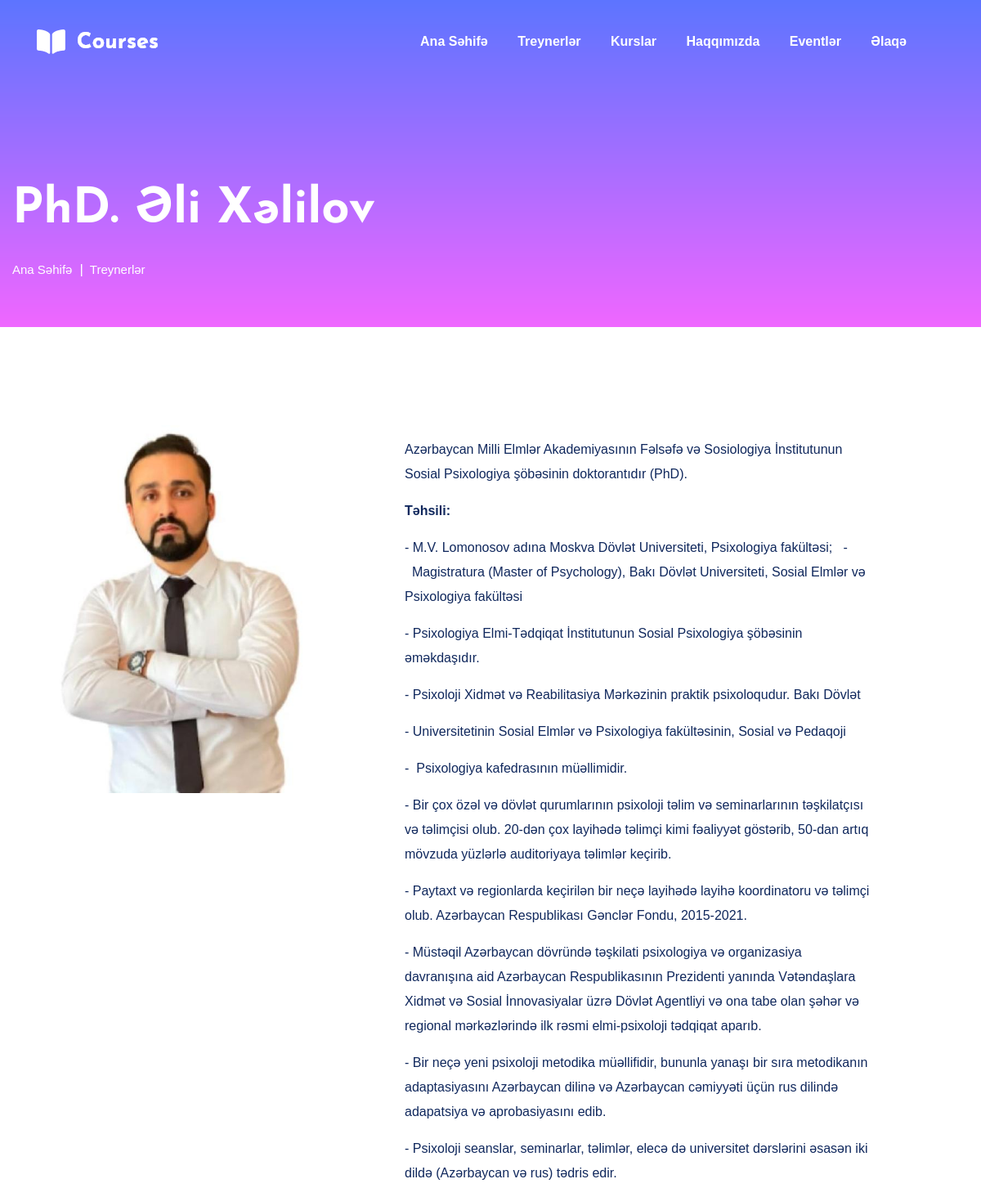
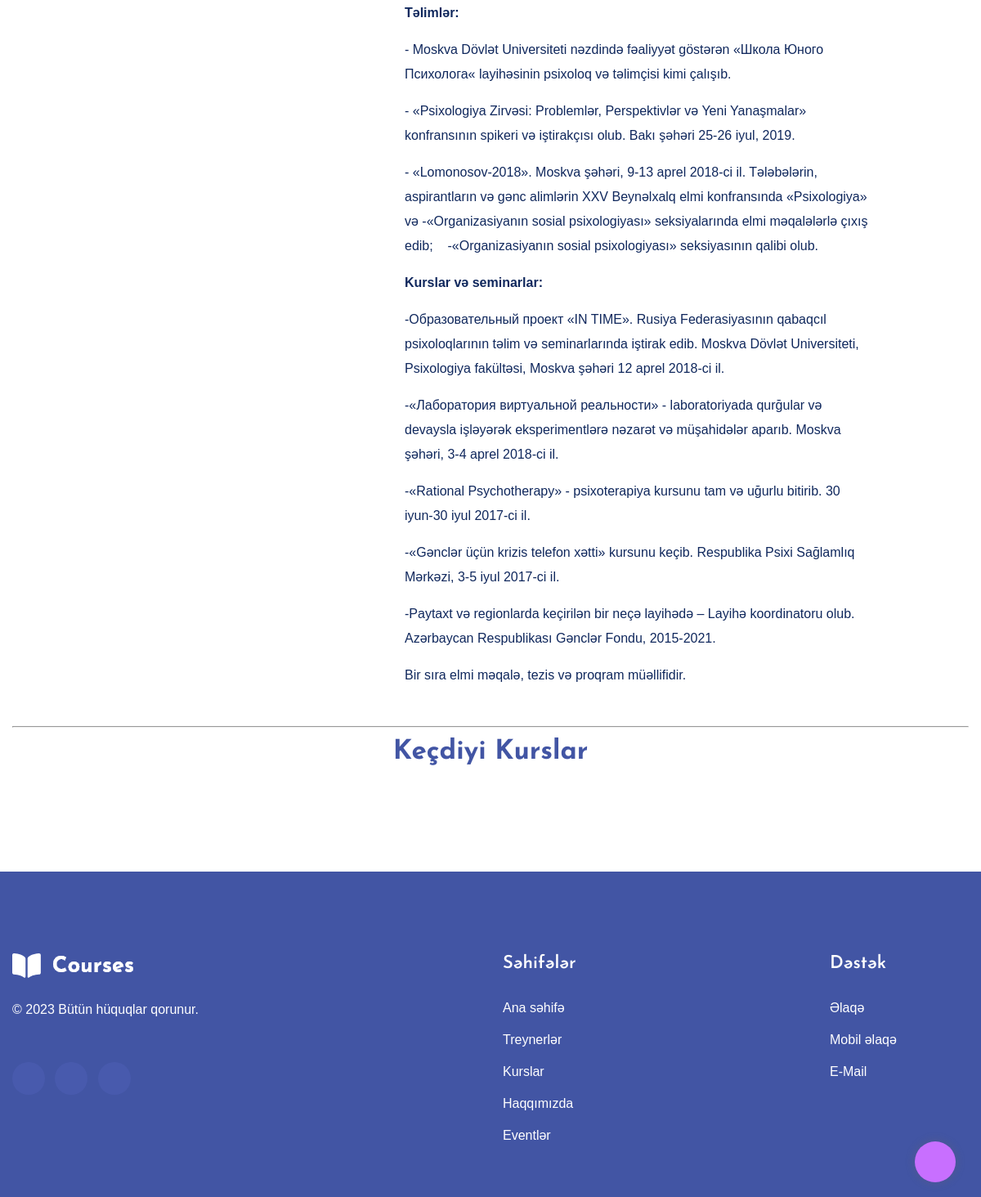
Screenshot of /trainer_single/34 with the database file from the repository (2 pictures, top to bottom).
### tables this page shows
CREATE TABLE `trainers` (
  `trainer_id` int(255) NOT NULL,
  `trainer_name` varchar(50) NOT NULL,
  `trainer_about` longtext NOT NULL,
  `trainer_status` varchar(50) NOT NULL,
  `trainer_img` varchar(255) NOT NULL,
  `trainer_img_ext` varchar(11) NOT NULL,
  `trainer_creator_id` varchar(11) NOT NULL
);

### application/controllers/UserController.php (called while the page is built, shortened)
<?php
class UserController extends CI_Controller{
    public function __construct()
    {
        $this->load->model('Posts_model');
        $this->load->model('Trainers_model');
        $this->load->model('About_model');
        $this->load->model('Courses_model');
        $this->load->model('Contact_model');
        $this->load->model('Hero_model');
    }
    public function trainer_single($id){
        $data['trainer_single'] = $this->Trainers_model->trainer_single($id);
        $data['get_all_courses'] = $this->Courses_model->get_all_courses();
        $this->load->view('user/trainer_single', $data);
    }
}

### index.php (called while the page is built, shortened)
<?php
require_once BASEPATH.'core/CodeIgniter.php';

### application/models/Trainers_model.php (called while the page is built, shortened)
<?php
class Trainers_model extends CI_Model{
    public function trainer_single($id){
        return $this->db
        ->where('trainer_id',$id)
        ->get("trainers")->row_array();
    }
}

### application/views/user/trainer_single.php (the view, shortened to what this page needs)
<main>
    <section class="slider-area slider-area2">
        <div class="slider-active">
            <div class="single-slider slider-height2">
                <div class="container">
                    <div class="row">
                        <div class="col-xl-12 col-lg-12 col-md-12">
                            <div class="hero__caption hero__caption2">
                                <h1 data-animation="bounceIn" data-delay="0.2s">
                                    <?php echo $trainer_single['trainer_name'] ?>
                                </h1>
                                <nav aria-label="breadcrumb">
                                    <ol class="breadcrumb">
                                        <li class="breadcrumb-item"><a href="<?php echo base_url('home') ?>">Ana
                                                səhifə</a></li>
                                        <li class="breadcrumb-item"><a href="#">Treynerlər</a></li>
                                    </ol>
                                </nav>
                            </div>
                        </div>
                    </div>
                </div>
            </div>
        </div>
    </section>
    <section class="section-padding">
        <div class="container">
            <div class="row">
                <div class="container desc col-xs-12 col-sm-12 col-md-12 col-lg-12">
                    <div class="row">
                        <div class="img col-xs-12 col-sm-12 col-md-4 col-lg-4">
                            <img style="height: 450px; border-radius: 5px;"
                                src="<?php echo base_url('uploads/trainers/' . $trainer_single['trainer_img']) ?>"
                                alt="">
                        </div>
                        <div class="description col-xs-12 col-sm-12 col-md-6 col-lg-6">
                            <div>
                                <p>
                                    <?php echo $trainer_single['trainer_about'] ?>
                                </p>
                            </div>
                        </div>
                    </div>
                </div>
            </div>
            <br>
            <hr>
            <h1 style="text-align:center; font-size: 33px; font-weight: bold; margin-top: 10px;">Keçdiyi Kurslar</h1>
            <div class="container kurs col-xs-12 col-sm-12 col-md-12 col-lg-12">
            </div>
        </div>
    </section>
</main>

### rows the page displays
trainers: trainer_name "PhD. Əli Xəlilov", trainer_img (picture), trainer_about "Azərbaycan Milli Elmlər Akademiyasının Fəlsəfə və Sosiologiya İnstitutunun Sosial Psixologiya şöbəsinin doktorantıdır (PhD). Təhsili: - M.V. Lomonosov adına Moskva Dövlət Universiteti, Psixologiya fakültəsi; - Magistratura (Master of Psychology), Bakı Dövlət Universiteti, Sosial Elmlər və Psixologiya fakültəsi - Psixologiya Elmi-Tədqiqat İnstitutunun Sosial Psixologiya şöbəsinin əməkdaşıdır. - Psixoloji Xidmət və Reabilitasiya Mərkəzinin praktik psixoloqudur. Bakı Dövlət - Universitetinin Sosial Elmlər və Psixologiya fakültəsinin, Sosial və Pedaqoji - Psixologiya kafedrasının müəllimidir. - Bir çox özəl və dövlət qurumlarının psixoloji təlim və seminarlarının təşkilatçısı və təlimçisi olub.…"
